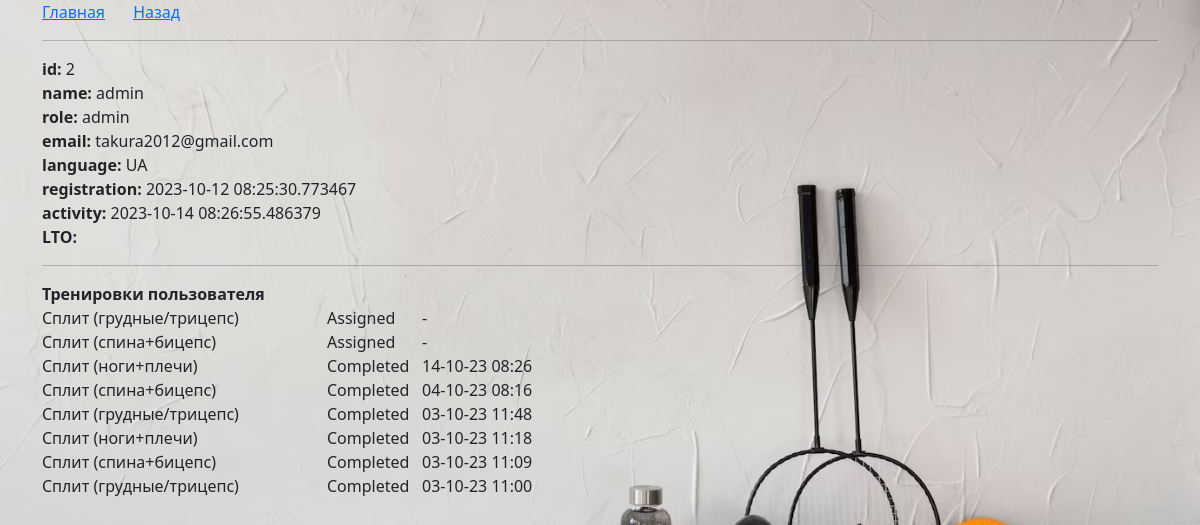
The app's page /user_details/2, older data.
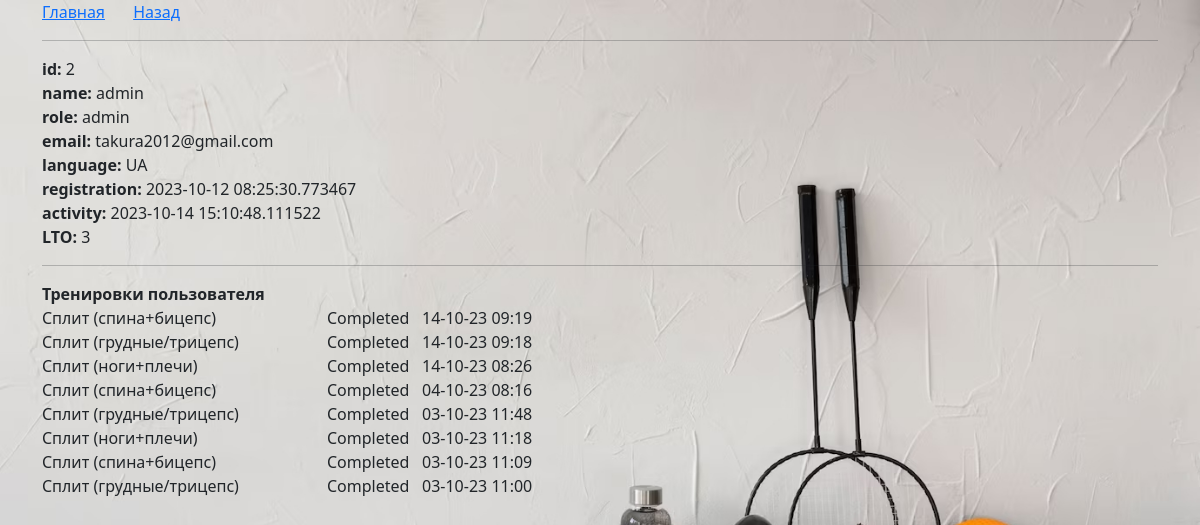
The same page, newer data.
### _models.py (models this page shows, shortened)
class User(db.Model, UserMixin):
    __tablename__ = 'users'
    id = db.Column(db.Integer, primary_key=True)
    name = db.Column(db.String(80), nullable=False, unique=True)
    password = db.Column(db.String(80), nullable=False)
    role = db.Column(db.String(80), nullable=False, default='user')
    email = db.Column(db.String(80), unique=True, nullable=False)
    language = db.Column(db.String(20), default='EN')
    preferences = db.Column(db.Text, default=[])
    date_registration = Column(db.DateTime)
    date_last_activity = Column(db.DateTime)
    trainings = relationship('UserTraining', back_populates='user')

class Training(db.Model):
    __tablename__ = 'trainings'
    training_id = db.Column(db.Integer, primary_key=True)
    name = db.Column(db.String(50), nullable=False)
    local_names = db.Column(db.Text)
    owner = db.Column(db.String(80), default='admin')
    exercises = relationship('Exercise', secondary='training_exercises', overlaps="trainings")
    user_trainings = relationship('UserTraining', back_populates='training', cascade='all, delete-orphan')
    plans = relationship('Plan', secondary='plan_trainings', back_populates='trainings')

### main.py (the view)
@app.route('/user_details/<int:user_id>')
def user_details(user_id):
    user = User.query.get(user_id)
    prefs = json.loads(user.preferences)
    user_trainings = UserTraining.query.filter_by(user_id=user.id).all()
    user_trainings_ids = [user_training.training_id for user_training in user_trainings]
    trainings = Training.query.filter(Training.training_id.in_(user_trainings_ids)).all()
    trainings_dict = {train.training_id: train.name for train in trainings}
    user_trainings_list = []
    for user_training in user_trainings:
        user_trainings_list.append({'name':trainings_dict[user_training.training_id], 'complete': user_training.completed,
                                    'date_complete': user_training.date_completed.strftime('%d-%m-%y %H:%M') if user_training.date_completed is not None else 'x'})
    sorted_user_trainings = sorted(user_trainings_list, key=lambda ut: ut['date_complete'], reverse=True)
    print(sorted_user_trainings)
    return render_template('user_details.html', user=user, prefs=prefs, sorted_user_trainings=sorted_user_trainings)

### _logic.py (called while the page is built)
def load_localization_dict():
    phrases = Localization.query.all()
    phrases_list = {}
    for phrase in phrases:
        translations_dict = json.loads(phrase.translations)
        phrases_list[phrase.key] = translations_dict
    return phrases_list

### main.py (called while the page is built)
@app.context_processor
def inject_local_dict():
    local_dict = load_localization_dict()
    return {'local_dict': local_dict}

### templates/user_details.html (shortened to what this page needs)
{% extends 'base.html' %}
{% block body %}
    <div class="mb-2">
        <a href="/" class="me-4">Главная</a>
        <a href="/users_administration" class="me-4">Назад</a>
    </div>
<hr>
<div class="">
    <strong>id:</strong> {{user.id}}
</div>
<div class="">
    <strong>name:</strong> {{user.name}}
</div>
<div class="">
    <strong>role:</strong> {{user.role}}
</div>
<div class="">
    <strong>email:</strong> {{user.email}}
</div>
<div class="">
    <strong>language:</strong> {{user.language}}
</div>
<div class="">
    <strong>registration:</strong> {{user.date_registration}}
</div>
<div class="">
    <strong>activity:</strong> {{user.date_last_activity}}
</div>
<div class="">
    <strong>LTO:</strong> {{prefs.LTO}}
</div>
<hr>
<div class="">
    <strong>Тренировки пользователя</strong>
    {% for train in sorted_user_trainings %}
        <div class="row">
            <div class="col-3">
                {{train.name}}
            </div>
            <div class="col-1">
                {% if train.complete %}
                    Completed
                {% else %}
                    Assigned
                {% endif %}
            </div>
            <div class="col">
                {% if train.complete %}
                    {{train.date_complete}}
                {% else %}
                    -
                {% endif %}
            </div>
        </div>
    {% endfor %}
</div>
{% endblock %}

### templates/base.html (shortened to what this page needs)
<!doctype html>
<html lang="ru">
<head>
    <link rel="stylesheet" href="{{ url_for('static', filename='css/bootstrap.min.css' )}}">
    <link rel="stylesheet" href="{{ url_for('static', filename='css/main.css' )}}">
    <link href="https://cdnjs.cloudflare.com/ajax/libs/select2/4.1.0-beta.1/css/select2.min.css" rel="stylesheet" />
</head>
<body>
    <div class="container">
        {% block body %}{% endblock %}
    </div>
</body>
</html>

### static/css/main.css (style rules this page uses)
body { background-image: url('../imgs/background.jpg'); background-size: cover; background-repeat: no-repeat; background-attachment: fixed; }

Row changes from the older to the newer data that the page shows:
changed User "admin": date_last_activity "2023-10-14 08:26:55.486379" → "2023-10-14 15:10:48.111522"
shown differently, row unchanged: Training "Сплит (спина+бицепс)": date_complete (not shown) → "14-10-23 09:19"; text "Assigned -" → "Completed"; moves up the list
shown differently, row unchanged: Training "Сплит (грудные/трицепс)": date_complete (not shown) → "14-10-23 09:18"; text "Assigned -" → "Completed"
Text that changed along with them:
{{ prefs.LTO }}: (not shown) → "3"
